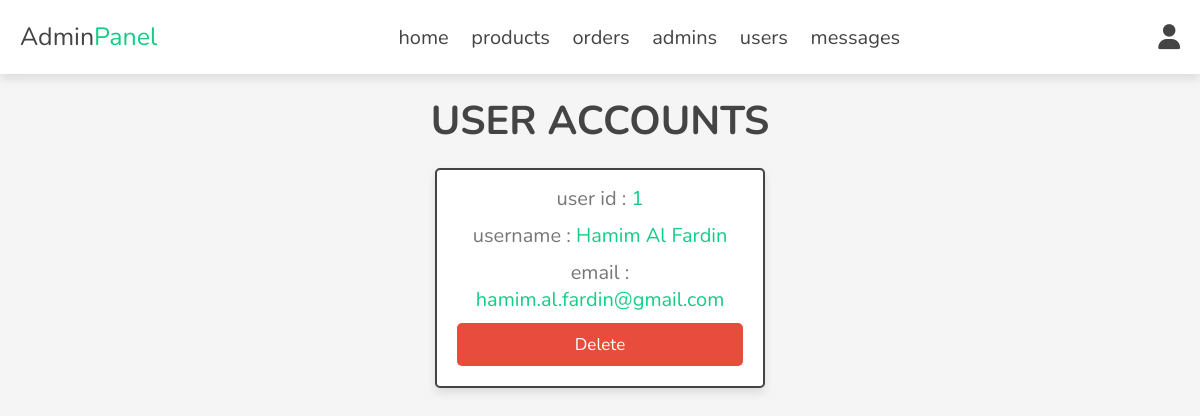
Screenshot of /admin/users_accounts.php (signed in) with the database file from the repository.
### tables this page shows
CREATE TABLE `users` (
  `id` int(100) NOT NULL,
  `name` varchar(20) NOT NULL,
  `email` varchar(50) NOT NULL,
  `password` varchar(50) NOT NULL
);

### admin/users_accounts.php (the view, shortened to what this page needs)
<?php
include '../components/connect.php';
?>
<!DOCTYPE html>
<html lang="en">
<head>
   <link rel="stylesheet" href="https://cdnjs.cloudflare.com/ajax/libs/font-awesome/6.1.1/css/all.min.css">
   <link rel="stylesheet" href="../css/admin_style.css">
</head>
<body>
<?php include '../components/admin_header.php'; ?>
<section class="accounts">
   <h1 class="heading">user accounts</h1>
   <div class="box-container">
   <?php
      $select_accounts = $conn->prepare("SELECT * FROM `users`");
      $select_accounts->execute();
      if($select_accounts->rowCount() > 0){
         while($fetch_accounts = $select_accounts->fetch(PDO::FETCH_ASSOC)){
   ?>
   <div class="box">
      <p> user id : <span><?= $fetch_accounts['id']; ?></span> </p>
      <p> username : <span><?= $fetch_accounts['name']; ?></span> </p>
      <p> email : <span><?= $fetch_accounts['email']; ?></span> </p>
      <a href="users_accounts.php?delete=<?= $fetch_accounts['id']; ?>" onclick="return confirm('delete this account? the user related information will also be delete!')" class="delete-btn">delete</a>
   </div>
   <?php
         }
      }else{
         echo '<p class="empty">no accounts available!</p>';
      }
   ?>
   </div>
</section>
</body>
</html>

### css/admin_style.css (style rules this page uses)
:root { --main-color:#16cc86; --green:#16cc86; --orange:#f39c12; --red:#e74c3c; --black:#444; --white:#fff; --light-color:#777; --light-bg:#f5f5f5; --border:.2rem solid var(--black); --box-shadow:0 .5rem 1rem rgba(0,0,0,.1); }
* { font-family: 'Nunito', sans-serif; margin:0; padding:0; box-sizing: border-box; outline: none; border:none; text-decoration: none; }
html { font-size: 62.5%; overflow-x: hidden; }
body { background-color: var(--light-bg); }
section { padding:2rem; max-width: 1200px; margin:0 auto; }
.heading { font-size: 4rem; color:var(--black); margin-bottom: 2rem; text-align: center; text-transform: uppercase; }
.btn, .delete-btn, .option-btn { display: block; width: 100%; margin-top: 1rem; border-radius: .5rem; padding:1rem 3rem; font-size: 1.7rem; text-transform: capitalize; color:var(--white); cursor: pointer; text-align: center; }
.delete-btn { background-color: var(--red); }
.accounts .box-container { display: grid; grid-template-columns: repeat(auto-fit, 33rem); gap:1.5rem; align-items: flex-start; justify-content: center; }
.accounts .box-container .box { padding:2rem; padding-top: .5rem; border-radius: .5rem; text-align: center; border:var(--border); background-color: var(--white); box-shadow: var(--box-shadow); }
.accounts .box-container .box p { font-size: 2rem; color:var(--light-color); margin: 1rem 0; }
.accounts .box-container .box p span { color:var(--main-color); }

### rows the page displays
users: id "1", name "Hamim Al Fardin", email "hamim.al.fardin@gmail.com"
